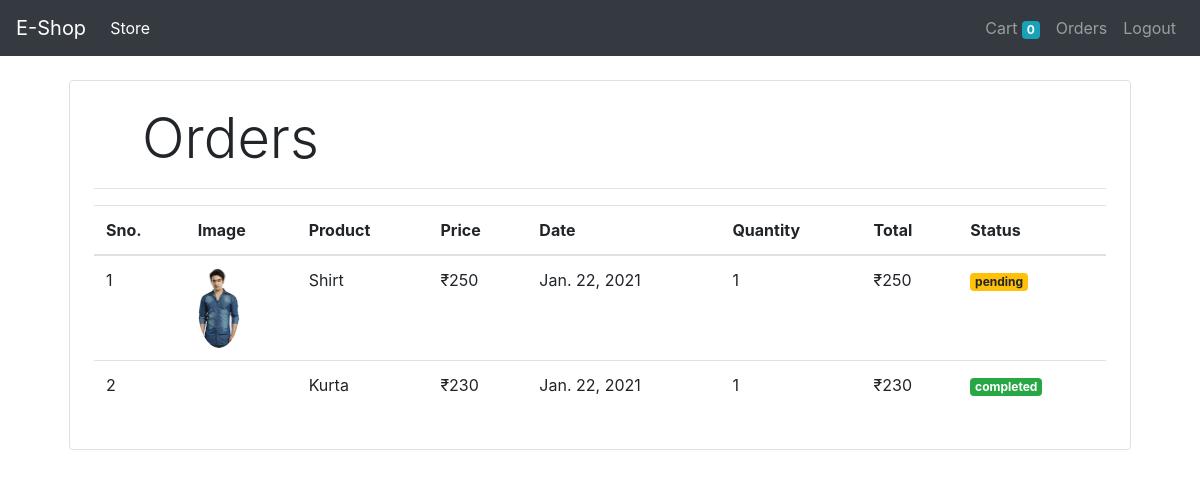
Screenshot of /orders/ (signed in) with the database file from the repository.
### store/models.py (models this page shows, shortened)
class Order(models.Model):
    product = models.ForeignKey(Product, on_delete=models.CASCADE)
    customer = models.ForeignKey(Customer, on_delete=models.CASCADE)
    quantity = models.IntegerField(default=1)
    price = models.IntegerField()
    address = models.CharField(max_length=200, default='', blank=True)
    mobile = models.CharField(max_length=200, default='', blank=True)
    date = models.DateField(default=datetime.datetime.today)
    status = models.BooleanField(default=False)
    @staticmethod
    def get_orders_by_customer(customer_id):
        return Order.objects.filter(customer = customer_id).order_by('-date')

class Product(models.Model):
    name = models.CharField(max_length=50)
    price = models.IntegerField(default=0)
    category = models.ForeignKey(Category, on_delete=models.CASCADE, default=1)
    desc = models.CharField(max_length=200, default="")
    image = models.ImageField(upload_to='products/image')

### store/views.py (the view)
# urls.py: path('orders/', OrderView.as_view(), name='orders'),
class OrderView(View):
    def get(self, request):
        customer = request.session.get('customer')
        orders = Order.get_orders_by_customer(customer)
        print(orders)
        return render(request, 'orders.html', {'orders':orders})

### store/templatetags/custom_filter.py (called while the page is built)
@register.filter(name='currency')
def currency(number):
    return "₹"+str(number)

@register.filter(name='multiply')
def multiply(number, number1):
    return number * number1

### store/templates/orders.html
{% extends 'base.html' %}
{% block content %}
{% load cart %}
{% load custom_filter %}
<div class="container">
  <div class="border rounded p-4 m-4">
    <p class="display-4 pl-4 ml-4">Orders</p>
    <hr>
    <table class="table">
      <thead>
        <tr>
          <th>Sno.</th>
          <th>Image</th>
          <th>Product</th>
          <th>Price</th>
          <th>Date</th>
          <th>Quantity</th>
          <th>Total</th>
          <th>Status</th>
        </tr>
      </thead>
      <tbody>
        {% for order in orders %}
        <tr>
          <td>{{forloop.counter}}</td>
          <td><img style="height: 80px;" class="rounded-circle" src="{{order.product.image.url}}" alt=""></td>
          <td>{{order.product.name}}</td>
          <td>{{order.price|currency}}</td>
          <td>{{order.date}}</td>
          <td>{{order.quantity}}</td>
          <td>{{order.quantity|multiply:order.price|currency}}</td>
          {% if order.status %}
          <td><small class="badge badge-success">completed</td>
          {% else %}
          <td><small class="badge badge-warning">pending</td>
          {% endif %}
        </tr>
        {% endfor %}
      </tbody>
    </table>
  </div>
</div>
{% endblock %}

### store/templates/base.html (shortened to what this page needs)
<!doctype html>
<html lang="en">
  <head>
    <link rel="stylesheet" href="https://maxcdn.bootstrapcdn.com/bootstrap/4.0.0/css/bootstrap.min.css">
  </head>
  <body>
    <nav class="one-edge-shadow
  sticky-top navbar
  navbar-expand-lg
   navbar-dark bg-dark">
    <a class="navbar-brand" href="/">E-Shop</a>
    <div class="collapse navbar-collapse" id="navbarSupportedContent">
      <ul class="navbar-nav mr-auto">
        <li class="nav-item active">
          <a class="nav-link" href="/">Store <span class="sr-only">(current)</span></a>
        </li>
      </ul>
      <ul class=" navbar-nav my-2 my-lg-0">
        <li class="nav-item ">
          <a class="nav-link" href="/cart">Cart
            <span class="badge badge-info">{{request.session.cart.keys|length}}</span>
            <span class="sr-only">(current)</span></a>
        </li>
        {% if request.session.customer %}
        <li class="nav-item ">
          <a class="nav-link" href="/orders">Orders<span class="sr-only">(current)</span></a>
        </li>
        <li class="nav-item ">
          <a class="nav-link" href="/logout">Logout<span class="sr-only">(current)</span></a>
        </li>
        {% endif %}
      </ul>
    </div>
  </nav>
{% block content %}{% endblock %}
  </body>
</html>

### rows the page displays
Order: product.image (picture), product.name "Shirt", price "₹250", date "Jan. 22, 2021", quantity "1", quantity|multiply "₹250", status "pending"
Order: product.name "Kurta", price "₹230", date "Jan. 22, 2021", quantity "1", quantity|multiply "₹230", status "completed"

### other values shown
{{ request.session.cart.keys|length }} "0"
